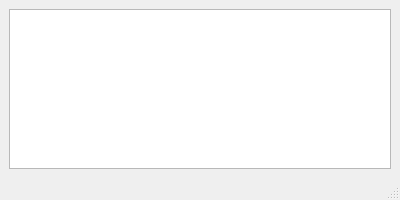
<?xml version="1.0" encoding="UTF-8"?>
<ui version="4.0">
 <class>MainWindow</class>
 <widget class="QMainWindow" name="MainWindow">
  <property name="geometry">
   <rect>
    <x>0</x>
    <y>0</y>
    <width>400</width>
    <height>200</height>
   </rect>
  </property>
  <property name="windowTitle">
   <string>Qt6 GUI</string>
  </property>
  <widget class="QWidget" name="centralwidget">
   <layout class="QGridLayout" name="gridLayout">
    <item row="0" column="0">
     <widget class="QTextEdit" name="textEdit">
      <property name="readOnly">
       <bool>true</bool>
      </property>
     </widget>
    </item>
   </layout>
  </widget>
  <widget class="QMenuBar" name="menubar"/>
  <widget class="QStatusBar" name="statusbar"/>
 </widget>
 <resources/>
 <connections/>
</ui>
